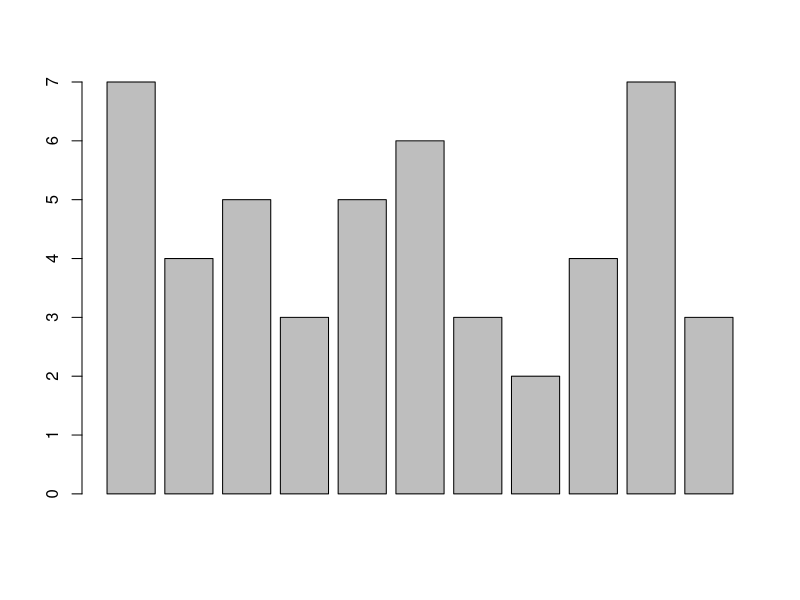

This figure's R source:
# Code réalisé par Alexandre-Lebas le 10/09/2021
# Dépot Git de l'UV MSI Disponible à l'adresse suivante : https://github.com/alebas-fr/UV-MSI-Data-science-
# Fichier du TP Introduction en R, python et en notebook disponible dans le dossier TP1

# Faire un premier tirage 
# Pour simplifier on ne donne pas de nom aux cartes mais on leur donne un numéro entre 1 et 11
tirage = sample(x=1:11,size=20,replace=T)
print(tirage)

mode(tirage)


# Question 1 :

# Utilisation d'une formule mathématique
moyenneObtenirTouteLesCartes = function(n){
    # Fonction qui calcule combien il faut acheter de boîtes en moyenne pour obtenir toutes les cartes.
    # n représente le nombre de cartes qu'il y a obtenir
    # k représente le nombre de cartes que l'on possède 
    k = 1
    somme1k = 0
    moyenne = 0 # Nombre de boite que l'on doit acheter en moyenne
    while (k<=n){
        somme1k = somme1k + (1/k)
        k = k+1
    }
    moyenne = n*somme1k
    # Une fois que l'on possède le nombre moyen de boîtes qu'il faut acheter il faut arrondir par excès.
    # Car la moyenne et un nombre réel et que le nombre de boîtes est entier.
    moyenne = ceiling(moyenne)
    # Renvoie le nombre de boîtes qu'il faut acheter en moyenne
    return(moyenne)
}
moyenneObtenirTouteLesCartes(11)


# Utilisation de la méthode vue en cours

nombreDeTirageNecessairePourAvoirTout = function(nombreDeCartes = 11){
    # Calcule combien de tirage son nécessaire pour obtenir toutes les cartes
    # nombreDeCartes représente le nombre de carte différentes que l'on doit posséder
    tirage = vector() # Représente la carte que l'on tire
    nombreTirages = 0 # Représente le nombre de tirages que l'on a réalisé
    cartes = c() # Cartes que l'on possède
    while (length(cartes)<nombreDeCartes){
        tirage = sample(1:nombreDeCartes,1)
        nombreTirages = nombreTirages+1
        if (!(tirage %in% cartes)){ # Si on ne possède pas encore la carte tirée
            cartes=c(tirage,cartes)
        }
    }
    return (nombreTirages)
}

nombreDeTirageNecessairePourAvoirTout(11)

moyenneDeTiragesPourAvoirTout = function(n,nombreDeCartes = 11){
    # Calcul de la moyenne de tirage que l'on doit réaliser pour avoir toutes les cartes
    # Pour cela on va utiliser n fois la fonction nombreDeTirageNecessairePourAvoirTout(nombreDeCartes)
    somme = 0
    i=1
    while (i<=n){
        somme = somme + nombreDeTirageNecessairePourAvoirTout(nombreDeCartes)
        i=i+1
    }
    # On renvoie la moyenne arrondie  car c'est un nombre réel et que le nombre de boîtes est entier.
    return (ceiling(somme/n))
}
moyenneDeTiragesPourAvoirTout(100)


# Question 2 :

# Définir le nombre de tirages que l'on souhaite réaliser
nombreDeTirage = 50

NTest <- function(N){
    # Fonction qui réalise les N tirages aléatoires de carte 
    tirage = sample(x=1:11,size=N,replace = TRUE)
    # On renvoie les N tirages aléatoires
    return(tirage)
}

# On convertit les N tirages aléatoires en numeric
experience = as.numeric(NTest(nombreDeTirage))
print(experience)

# Question 3 :

# On récupère la date 
Date = Sys.time()
print(Date)

# On crée le frame avec la date et le nombre de tirages
(frame = data.frame(Date,nombreDeTirage))

# Réalisation d'une frame avec la date et l'heure pour chaque tirage
dataframeDateEtTest = function(N){
    # N represente le nombre de tirage que l'on souhaite réalisé
    i=1
    date = rep(Sys.time(),N)
    tirage = rep(0,N)
    while (i<=N){
        tirage[i]=sample(x=1:11,size=1)
        date[i]=Sys.time()
        i=i+1
    }
    (df<- data.frame(date,tirage))
    return(df)
}
frame1 = dataframeDateEtTest(nombreDeTirage)


# Question 4 :

print(frame)

print(frame1)


# Question 5 :

compterValeur = function(tirage){
    # Cette fonction permet de compter combien de fois nous avons chaque carte
    # Utile pour afficher le diagramme en baton
    i=1
    x = rep(0,11)
    while (i<length(tirage)){
        x[tirage[i]] = x[tirage[i]]+1
        i = i+1
    }
    # Renvoyer le vecteur x qui a compté combien de fois nous avons trouvé chaque carte
    return(x)
}

# Afficher le diagramme en bâton plus pratique pour voir combien de fois nous avons chaque carte
barplot(compterValeur(experience))


# Question 6 :

# Installer le package nécessaire pour pouvoir travailler avec les fichiers excels
install.packages("writexl")

# Sauvegarder le frame dans un fichier excel nommé TP1.xlsx
library("writexl")
write_xlsx(frame1, "TP1.xlsx")
